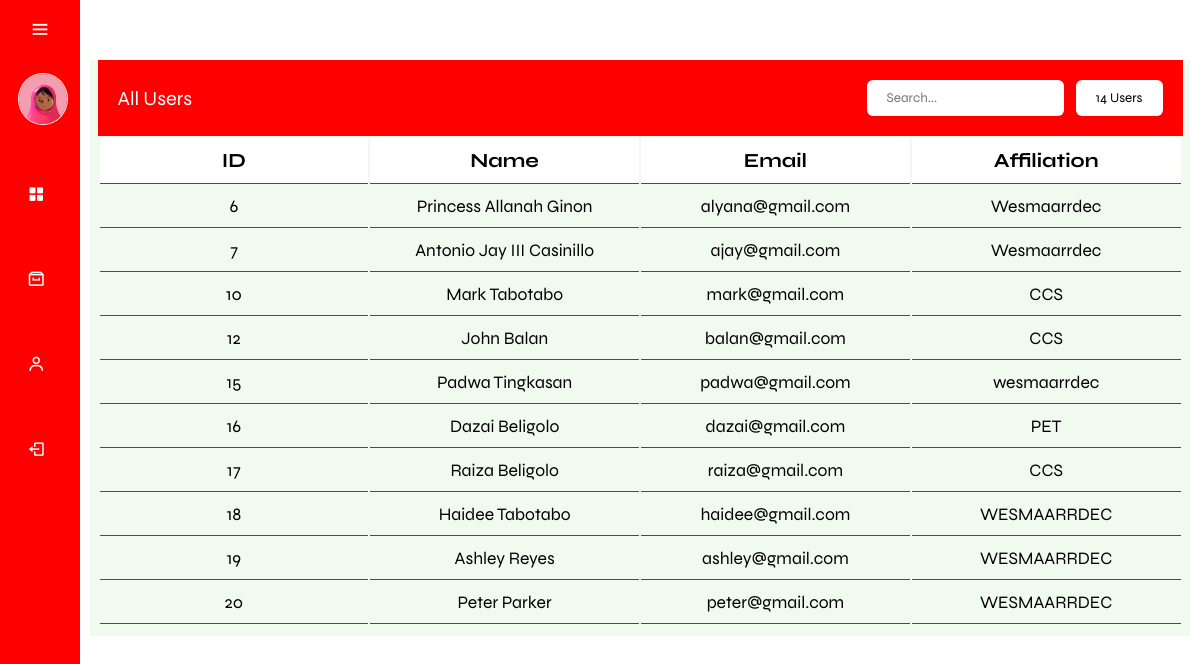
The app's page /admin/allUser.php (signed in) with its own data.
### tables this page shows
CREATE TABLE `user` (
  `UserID` int(15) NOT NULL,
  `LastName` varchar(50) NOT NULL,
  `FirstName` varchar(50) NOT NULL,
  `MI` varchar(2) NOT NULL,
  `Gender` varchar(50) NOT NULL,
  `Age` int(50) DEFAULT NULL,
  `Email` varchar(100) NOT NULL,
  `Password` varchar(255) NOT NULL,
  `ContactNo` varchar(15) NOT NULL,
  `Address` varchar(200) DEFAULT NULL,
  `Affiliation` varchar(50) NOT NULL,
  `Position` varchar(50) NOT NULL,
  `Image` varchar(250) DEFAULT NULL,
  `EducationalAttainment` varchar(200) DEFAULT NULL,
  `Role` varchar(50) NOT NULL
);

### function/F.allUser.php (called while the page is built, shortened)
<?php
require_once('../db.connection/connection.php');
function getAdminData($conn, $AdminID) {
    $sql = "SELECT * FROM admin WHERE AdminID = ?";
    $stmt = $conn->prepare($sql);
    $stmt->bind_param("i", $AdminID);
    $stmt->execute();
    $result = $stmt->get_result();
    if ($result->num_rows > 0) {
        $row = $result->fetch_assoc();
        return $row;
    } else {
        $stmt->close();
        return false;
    }
}
$AdminID = $_SESSION['AdminID'];
$adminData = getAdminData($conn, $AdminID);
if ($adminData) {
    $Image = isset($adminData['Image']) ? $adminData['Image'] : null;
} else {
    showProfileModal("Admin data not found");
    exit();
}
function getAllUsers() {
    global $conn;
    $usersQuery = "SELECT * FROM user";
    $usersResult = mysqli_query($conn, $usersQuery);
    $users = mysqli_fetch_all($usersResult, MYSQLI_ASSOC);
    return $users;
}
$allUsers = getAllUsers();
function countUsers($conn) {
    $sql = "SELECT COUNT(*) AS totalUsers FROM user";
    $result = $conn->query($sql);
    if ($result && $result->num_rows > 0) {
        $row = $result->fetch_assoc();
        return $row['totalUsers'];
    } else {
        return 0;
    }
}
$totalUsersCount = countUsers($conn);
?>

### admin/allUser.php (the view, shortened to what this page needs)
<?php
    include('../function/F.allUser.php');
?>
<!DOCTYPE html>
<html lang="en">
    <head>
        <link href='https://unpkg.com/boxicons@2.1.4/css/boxicons.min.css' rel='stylesheet'>
        <link rel="stylesheet" href="css/main.css">
    </head>
    <body>
        <div class="sidebar">
            <div class="top">
                <i class="bx bx-menu" id="btnn"></i>
            </div>
            <div class="user">
                <?php if (!empty($Image)): ?>
                    <img src="../assets/img/profilePhoto/<?php echo $Image; ?>" alt="user" class="user-img">
                <?php else: ?>
                    <img src="../assets/img/profile.jpg" alt="default user" class="user-img">
                <?php endif; ?>
                <div>
                </div>
            </div>
            <ul>
                <li class="nav-sidebar">
                    <a href="adminDashboard.php">
                        <i class="bx bxs-grid-alt"></i>
                    </a>
                </li>
                <li class="events-side nav-sidebar">
                    <a href="#" class="a-events">
                        <i class='bx bx-archive'></i>
                    </a>
                </li>
                <li class="events-side nav-sidebar">
                    <a href="#" class="a-events">
                        <i class='bx bx-user'></i>
                    </a>
                </li>
                <li class="nav-sidebar">
                    <a href="../login.php">
                        <i class="bx bx-log-out"></i>
                    </a>
                </li>
            </ul>
        </div>
        <div class="main-content">
    <div class="containerr">
        <div class="tables container">
            <div class="table_header">
                <p>All Users</p>
                <div>
                    <input class="tb_input" placeholder="Search..." oninput="filterTable()">
                    <button class="add_new"> <?php echo $totalUsersCount; ?> Users</button>
                </div>
            </div>
            <div class="table_section">
                <table id="userTable" class="tb_eco">
                    <thead class="tb_head">
                        <tr>
                            <th>ID</th>
                            <th>Name</th>
                            <th>Email</th>
                            <th>Affiliation</th>
                        </tr>
                    </thead>
                    <tbody>
                        <?php foreach ($allUsers as $user): ?>
                            <tr>
                                <td><?php echo $user['UserID']; ?></td>
                                <td><?php echo $user['FirstName'] . ' ' . $user['LastName']; ?></td>
                                <td><?php echo $user['Email']; ?></td>
                                <td><?php echo $user['Affiliation']; ?></td>
                            </tr>
                        <?php endforeach; ?>
                    </tbody>
                </table>
            </div>
        </div>
    </div><tbody>
</div>
    </body>
</html>

### admin/css/main.css (style rules this page uses)
* { font-family: "Syne", sans-serif; margin: 0; padding: 0; box-sizing: border-box; text-decoration: none; outline: none; border: none; }
:root { --header-height: 3.5rem; --first-color: red; --first-color-alt: #1d3557; --first-color-light: hsl(var(--hue), 40%, 80%); --title-color: hsl(var(--hue), 24%, 16%); --text-color: black; --text-color-light: hsl(var(--hue), 8%, 60%); --white-color: hsl(0, 0%, 100%); --body-color: white; --container-color: #f1faee; --box-shadow: 0 .5rem 1rem rgba(0, 0, 0, .2); --light-bg: #FFFCE6; --border: .1rem solid rgba(0,0,0,.2); --body-font: "Syne", sans-serif; --biggest-font-size: 2rem; --h1-font-size: 1.5rem; --h2-font-size: 1.25rem; --h3-font-size: 1rem; --normal-font-size: .938rem; --small-font-size: .813rem; --smaller-font-size: .75rem; --font-regular: 400; --font-medium: 500; --font-semi-bold: 600; --z-tooltip: 10; --z-fixed: 100; --z-modal: 1000; }
html { font-size: 62.5%; overflow-x: hidden; scroll-padding-top: 7rem; scroll-behavior: smooth; }
body { background-color: var(--body-color); }
.container { max-width: 1320px; margin-inline: auto; padding-inline: 0.75rem; margin-top: 5rem; }
.user-img { width: 50px; border-radius: 100%; border: 1px solid #eee; margin-left: 1rem; }
.sidebar { position: fixed; top: 0; left: 0; height: 100vh; width: 80px; background-color: var(--first-color); padding: .4rem .8rem; transition: all 0.5s ease; z-index: 100; }
.sidebar #btnn { position: absolute; color: var(--body-color); top: .4rem; left: 50%; font-size: 2.2rem; line-height: 50px; transform: translateX(-50%); cursor: pointer; }
.user { display: flex; align-items: center; margin: 1rem 0 }
.user img { background-color: var(--first-color); }
.sidebar ul li { position: relative; list-style-type: none; height: 50px; width: 90%; margin: 0.8rem auto; margin-top: 3.5rem; font-size: 1.8rem; }
.sidebar ul li a { color: var(--body-color); display: flex; align-items: center; text-decoration: none; border-radius: 0.8rem; }
.sidebar ul li a i { min-width: 50px; text-align: center; height: 50px; border-radius: 12px; line-height: 50px; }
.main-content { position: relative; background-color: var(--body-color); min-height: 100vh; top: 0; left: 80px; transition: all 0.5s ease; width: calc(100% - 80px); padding: 1rem; }
.events-side { transition: all 0.5s ease; }
.tables { overflow: hidden; width: 100%; background-color: var(--container-color); }
.table_header { display: flex; justify-content: space-between; align-items: center; padding: 20px; background-color: var(--first-color); }
.table_header p { color: var(--body-color); font-weight: var(--weight-600); font-size: var(--biggest-font-size); }
.add_new { padding: 10px 20px; color: black; background-color: var(--body-color); font-weight: var(--weight-600); border-radius: 6px; cursor: pointer; }
.tables input.tb_input { padding: 10px 20px; margin: 0 10px; outline: none; background-color: var(--body-color); border-radius: 6px; color: black; }
.table_section { height: 500px; overflow: auto; }
table.tb_eco { width: 100%; table-layout: fixed; min-width: 900px; }
thead.tb_head th { position: sticky; top: 0; background-color: var(--body-color); font-size: var(--biggest-font-size); }
table.tb_eco td { font-size: 1.75rem; }
table.tb_eco th, table.tb_eco td { border-bottom: 1px solid var(--first-color); padding: 10px 20px; word-break: break-all; text-align: center; }

### records on screen
user: UserID "6", FirstName "Princess Allanah", LastName "Ginon", Email "alyana@gmail.com", Affiliation "Wesmaarrdec"
user: UserID "7", FirstName "Antonio Jay III", LastName "Casinillo", Email "ajay@gmail.com", Affiliation "Wesmaarrdec"
user: UserID "10", FirstName "Mark", LastName "Tabotabo", Email "mark@gmail.com", Affiliation "CCS"
user: UserID "12", FirstName "John", LastName "Balan", Email "balan@gmail.com", Affiliation "CCS"
user: UserID "15", FirstName "Padwa", LastName "Tingkasan", Email "padwa@gmail.com", Affiliation "wesmaarrdec"
user: UserID "16", FirstName "Dazai", LastName "Beligolo", Email "dazai@gmail.com", Affiliation "PET"
user: UserID "17", FirstName "Raiza", LastName "Beligolo", Email "raiza@gmail.com", Affiliation "CCS"
user: UserID "18", FirstName "Haidee", LastName "Tabotabo", Email "haidee@gmail.com", Affiliation "WESMAARRDEC"
user: UserID "19", FirstName "Ashley", LastName "Reyes", Email "ashley@gmail.com", Affiliation "WESMAARRDEC"
user: UserID "20", FirstName "Peter", LastName "Parker", Email "peter@gmail.com", Affiliation "WESMAARRDEC"

### other values on screen
$totalUsersCount "14"
